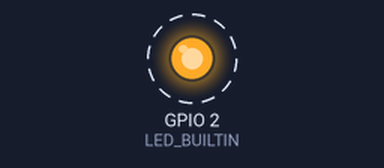
A sketch run on a simulated ESP32. Parts: output pins drawn as LEDs (lit = HIGH). Dashed ring = blinking. What the sketch prints to the serial monitor is not drawn.

Above: at 0.2 s.
Timing chart, 0 to 3.0 s (numbered marks = the images above):
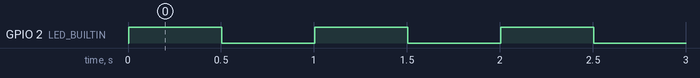

The sketch:

ESP32_WROVER__virtualMirror.ino
```cpp
/**********************************************************************
* Filename    : ESP32_WROVER__virtualMirror
* Description : Make builtin led to blink when printing out heartbeat.
* In this case we will be using the power of the 2 cores esp32 has.
* Auther      : Alternatives Solutions
* Modification: 2026/04/30
**********************************************************************/
#define LED_BUILTIN  2
#define DELAY_TIME   1000

// Creating a "Handle" (an ID card for our task). It is optional for now
TaskHandle_t MyTaskHandle;

// Function for our Task on Core 0
void MyWorkerFunc(void * pvParameters) {
  Serial.print("Task1 running on core ");
  Serial.println(xPortGetCoreID());

  for(;;) { // Workers need their own infinite loop
    Serial.println("System Heartbeat: Core 0 is Healthy");
    delay(DELAY_TIME);
  }
}


// the setup function runs once when you press reset or power the board
void setup() {
  Serial.begin(115200);
  // initialize digital pin LED_BUILTIN as an output.
  pinMode(LED_BUILTIN, OUTPUT);

  // create a task that will be executed in the
  // MyWorkerFunc() function, with priority 1
  // and executed on core 0
  xTaskCreatePinnedToCore(
        MyWorkerFunc,  /* Task function. */
        "Task1",       /* name of task. */
        10000,         /* Stack size of task */
        NULL,          /* parameter of the task */
        1,             /* priority of the task */
        &MyTaskHandle, /* Task handle to keep track of created task */
        0              /* pin task to core 0 */
  );

  // Task 2: The Blinker (Core 1)
  xTaskCreatePinnedToCore(BlinkTask, "Blink", 1000, NULL, 1, NULL, 1);

  Serial.println("System initialized, up and running... ");
}

// the loop function runs over and over again forever
void loop() {
  vTaskDelete(NULL);  // We use tasks, so loop is empty
}

void BlinkTask(void * pvParameters) {
  for(;;) {
    digitalWrite(LED_BUILTIN, HIGH);        // turn the LED off (HIGH is the voltage level)
    Serial.println("LED OFF");
    vTaskDelay(500 / portTICK_PERIOD_MS);   // wait for a Defined delay time
    digitalWrite(LED_BUILTIN, LOW);         // turn the LED ON, Active LOW
    Serial.println("LED ON");
    vTaskDelay(500 / portTICK_PERIOD_MS);   // wait for a Defined delay time
  }
}
```

Measured:
- by itself, GPIO 2 (LED_BUILTIN): alternates HIGH for 0.50 s and LOW for 0.50 s
